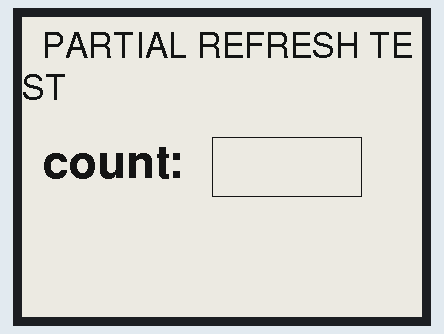
Recording of a sketch running on a simulated Arduino Uno, built for the host (arithmetic inside an expression is 32-bit, double 64-bit). Shown: 400×300 one-colour display. What the sketch prints to the serial monitor is not drawn.

Above: at 4.4 s.
At 5.6 s:
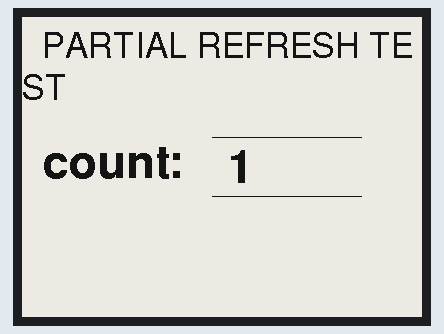
At 9.8 s:
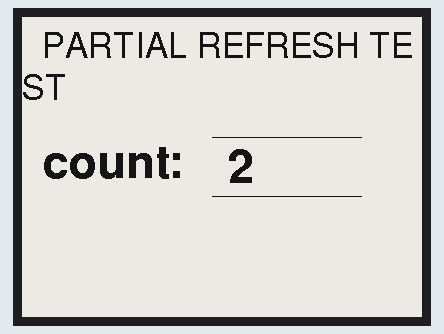
At 18.2 s:
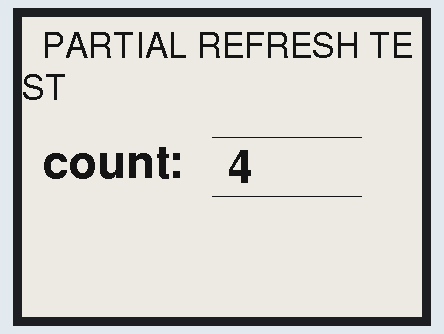
At 22.4 s:
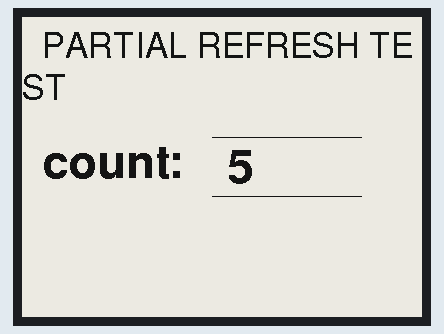
At 35.0 s:
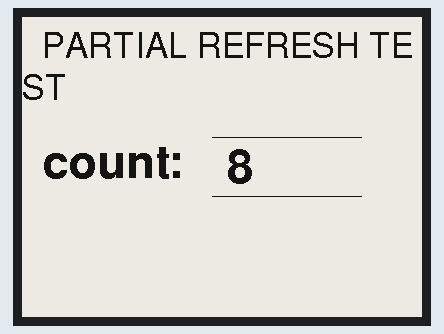

The sketch:

partial_test.ino
```cpp
/*
  Partial-refresh test for the WeAct 4.2" panel driven as B/W (GDEY042T81).
  One full refresh, then a counter updated by PARTIAL refresh every 3s.
  Watch the panel:
   - counter updates quietly, no full flash  -> PARTIAL WORKS
   - whole screen flashes each update / garbage -> partial not supported
*/
#include <GxEPD2_BW.h>
#include <Fonts/FreeSansBold24pt7b.h>
#include <Fonts/FreeSans18pt7b.h>

GxEPD2_BW<GxEPD2_420_GDEY042T81, GxEPD2_420_GDEY042T81::HEIGHT>
  display(GxEPD2_420_GDEY042T81(/*CS=*/ 5, /*DC=*/ 17, /*RST=*/ 16, /*BUSY=*/ 4));

int n = 0;

void setup() {
  Serial.begin(115200);
  delay(300);
  display.init(115200);
  Serial.print("hasFastPartialUpdate = ");
  Serial.println(display.epd2.hasFastPartialUpdate ? "true" : "false");

  // base screen (one full refresh - a flash here is expected)
  display.setFullWindow();
  display.firstPage();
  do {
    display.fillScreen(GxEPD_WHITE);
    display.setTextColor(GxEPD_BLACK);
    display.setFont(&FreeSans18pt7b);
    display.setCursor(20, 40);  display.print("PARTIAL REFRESH TEST");
    display.setFont(&FreeSansBold24pt7b);
    display.setCursor(20, 160); display.print("count:");
    display.drawRect(190, 120, 150, 60, GxEPD_BLACK);  // box marks the partial area
  } while (display.nextPage());
  Serial.println("base drawn");
}

void loop() {
  n++;
  // update ONLY the boxed area with a partial refresh
  display.setPartialWindow(191, 121, 148, 58);
  display.firstPage();
  do {
    display.fillScreen(GxEPD_WHITE);
    display.setTextColor(GxEPD_BLACK);
    display.setFont(&FreeSansBold24pt7b);
    display.setCursor(205, 165);
    display.print(n);
  } while (display.nextPage());
  Serial.print("partial update #"); Serial.println(n);
  delay(3000);
}
```

Measured:
- what the display in image 0 shows lasts 1.2 s, from 4.4 s to 5.6 s
- what the display in image 1 shows lasts 4.2 s, from 5.6 s to 9.8 s
